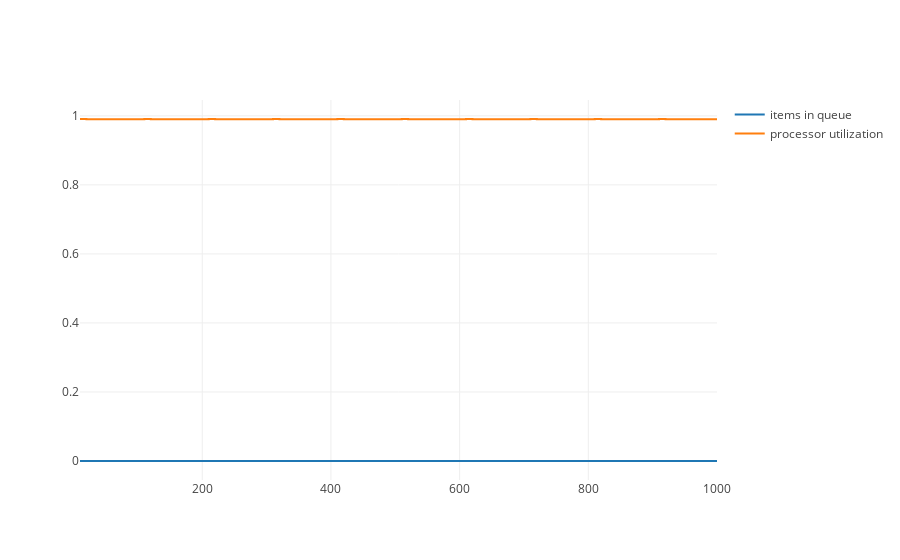

Here is the notebook cell this chart was saved with:
### Code cell
data = [
    plotly.graph_objs.Scatter(x=t1, y=y1, name="items in queue", line={'shape': 'hv'}),
    plotly.graph_objs.Scatter(x=t2, y=y2, name="processor utilization", line={'shape': 'hv'})
]
plotly.offline.iplot(data, filename='queue_utilization_timeline.html')
